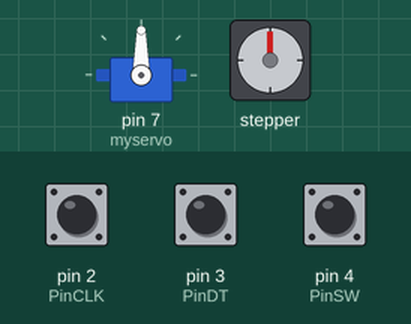
A sketch run on a simulated Arduino Uno, built with avr-gcc and run on an emulated ATmega328P. Parts: servo, stepper motor. The inputs (shaded band) are chosen by the test bench; at power-on: pin 2 (PinCLK) LOW, pin 4 (PinSW) HIGH, pin 3 (PinDT) HIGH. Stepper angles assume 2048 steps per turn.

Above: at 1.2 s.
1.3 s: pin 2 (PinCLK) pulsed HIGH 2 times (0.12 s each, 0.3 s apart)
At 2.8 s:
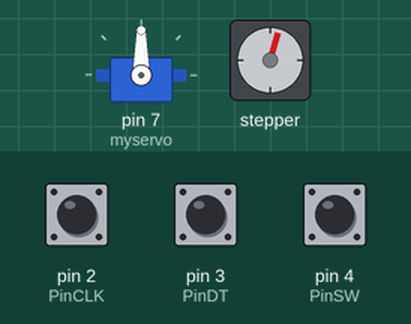
3.4 s: pin 4 (PinSW) pulled LOW for 3.2 s
At 7.8 s:
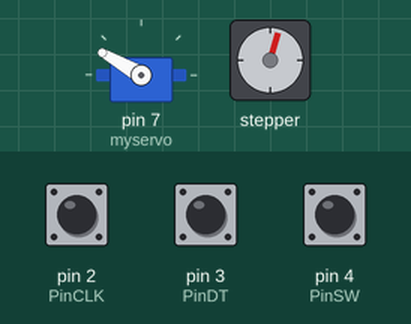
8.4 s: pin 2 (PinCLK) pulsed HIGH 5 times (0.12 s each, 0.3 s apart)
At 11.0 s:
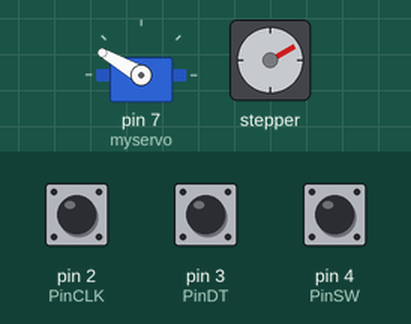
11.4 s: pin 4 (PinSW) pulled LOW for 0.15 s
At 11.8 s:
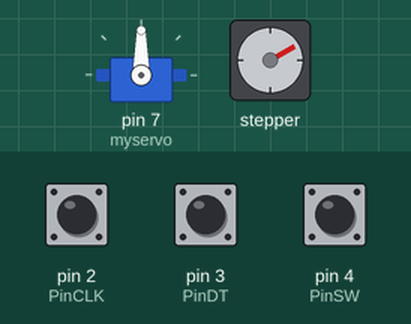
Timing chart, 0 to 14.4 s (numbered marks = the images above; inputs shaded):
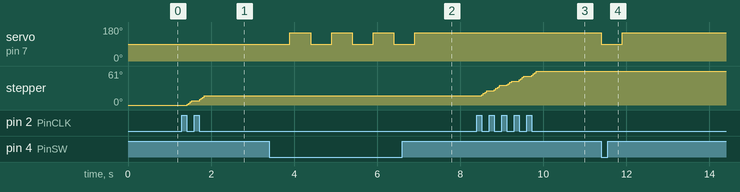

The sketch:

Project4_Robot.ino
```cpp
#include <Servo.h>
Servo myservo;

#include "Stepper.h"
#define STEPS  32   // Number of steps for one revolution of Internal shaft
                    // 2048 steps for one revolution of External shaft

volatile boolean TurnDetected;  // need volatile for Interrupts
volatile boolean rotationdirection;  // CW or CCW rotation

const int PinCLK=2;   // Generating interrupts using CLK signal
const int PinDT=3;    // Reading DT signal
const int PinSW=4;    // Reading Push Button switch

int RotaryPosition=0;    // To store Stepper Motor Position

int PrevPosition;     // Previous Rotary position Value to check accuracy
int StepsToTake;      // How much to move Stepper

// Setup of proper sequencing for Motor Driver Pins
// In1, In2, In3, In4 in the sequence 1-3-2-4
Stepper small_stepper(STEPS, 8, 10, 9, 11);

// Interrupt routine runs if CLK goes from HIGH to LOW
void isr ()  {
  delay(4);  // delay for Debouncing
  if (digitalRead(PinCLK))
    rotationdirection= digitalRead(PinDT);
  else
    rotationdirection= !digitalRead(PinDT);
  TurnDetected = true;
}

void setup ()  {

pinMode(PinCLK,INPUT);
pinMode(PinDT,INPUT);
pinMode(PinSW,INPUT);
digitalWrite(PinSW, HIGH); // Pull-Up resistor for switch
attachInterrupt (0,isr,FALLING); // interrupt 0 always connected to pin 2 on Arduino UNO
myservo.attach(7);
  myservo.write(90);// move servos to center position -> 90°
}

void loop ()  {

  small_stepper.setSpeed(700); //Max seems to be 700
  if (!(digitalRead(PinSW))) {   // check if button is pressed
    if (RotaryPosition == 0) {  // check if button was already pressed
    } else {
        myservo.write(90);// move servos to center position -> 90°
  delay(500);
  myservo.write(150);// move servos to center position -> 120°
  delay(500);
      }
    }

  // Runs if rotation was detected
  if (TurnDetected)  {
    PrevPosition = RotaryPosition; // Save previous position in variable
    if (rotationdirection) {
      RotaryPosition=RotaryPosition-1;} // decrase Position by 1
    else {
      RotaryPosition=RotaryPosition+1;} // increase Position by 1

    TurnDetected = false;  // do NOT repeat IF loop until new rotation detected

    // Which direction to move Stepper motor
    if ((PrevPosition + 1) == RotaryPosition) { // Move motor CW
      StepsToTake=50;
      small_stepper.step(StepsToTake);
    }

    if ((RotaryPosition + 1) == PrevPosition) { // Move motor CCW
      StepsToTake=-50;
      small_stepper.step(StepsToTake);
    }
  }
     digitalWrite(8, LOW);
     digitalWrite(9, LOW);
     digitalWrite(10, LOW);
     digitalWrite(11, LOW);

}
```

Measured:
- after the input at 1.3 s, stepper: turns 17° clockwise in 0.41 s, starting after 0.12 s
- after the input at 3.4 s, servo on pin 7 (myservo): alternates 150° for 0.50 s and 90° for 0.50 s, 7 changes in all, then stays 150°, starting after 0.50 s
- after the input at 8.4 s, stepper: turns 44° clockwise in 1.3 s, starting after 0.12 s
- after the input at 11.4 s, servo on pin 7 (myservo): 150° → 90° at once, → 150° 0.50 s later
